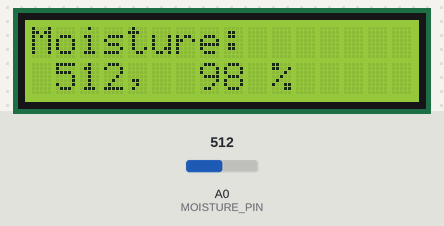
The sketch below on a simulated Arduino Uno, built with avr-gcc and run on an emulated ATmega328P. Shown: 16×2 character LCD. The inputs (shaded band) are chosen by the test bench; at power-on: A0 (MOISTURE_PIN) = 512. What the sketch prints to the serial monitor is not drawn.

Above: at 1.2 s.
1.3 s: A0 (MOISTURE_PIN) set to 496
At 5.8 s:
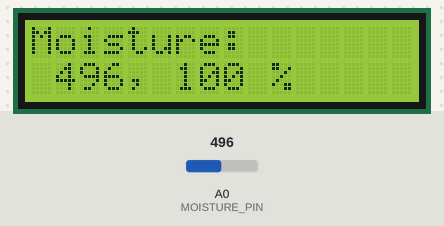
7.3 s: A0 (MOISTURE_PIN) set to 877
At 10.9 s:
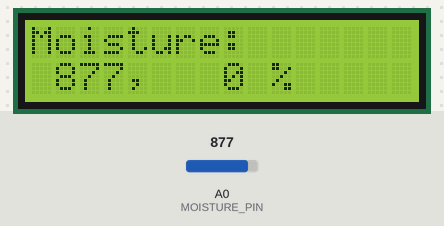
13.3 s: A0 (MOISTURE_PIN) set to 1023
At 16.0 s:
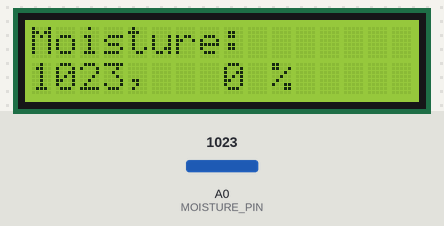
19.3 s: A0 (MOISTURE_PIN) set to 0
At 21.1 s:
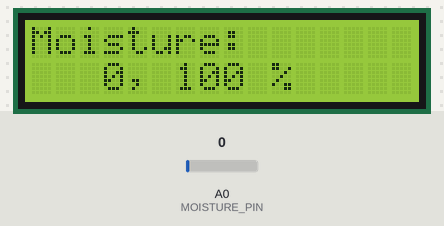
Timing chart, 0 to 22.6 s (numbered marks = the images above; inputs shaded):
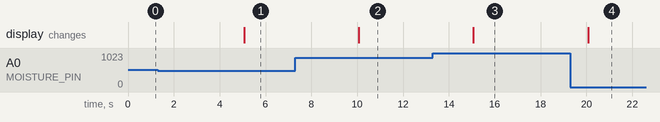

The sketch:

moisture_lcd_etalon.ino
```cpp
#include <LiquidCrystal.h>

////////////////////////////////
// Hardware parmeters

// Pins used by your LCD screen
const int RS = 1, EN = 2, D4 = 3, D5 = 4, D6 = 5, D7 = 6;
// Other arduino pins used
const int MOISTURE_PIN = A0;
// LCD screen contrast
const int CONTRAST_PIN = 0;
const int CONTRAST = 20;

////////////////////////////////
// Software parameters

// MAX_DRY and MAX_WET: moisture sensor calibration. Check the measures given
// by your sensor whith completely wet and fully dry soils
const int MAX_WET = 506;
const int MAX_DRY = 867;

/// The LCD display
LiquidCrystal lcd(RS, EN, D4, D5, D6, D7);

/**
 * Measure the moisture level, write the result on the LCD screen and post the
 * result to the Web service
 * @result int, the measured moisture percent
 */
int measure() {
  int val = analogRead(MOISTURE_PIN);  // read the input pin
  int percent = constrain(map(val, MAX_DRY, MAX_WET,0, 100) , 0, 100);
  lcd.setCursor(0, 1);
  char buffer[10];
  sprintf (buffer, "%4d, %3d %%", val, percent);

  Serial.println(buffer);
  lcd.print(buffer);
  return percent;
}

/**
 * Set up the pump relay, prepare the LCD screen and connect to WiFi
 */
void setup() {
  pinMode(CONTRAST_PIN, OUTPUT);
  analogWrite(CONTRAST_PIN, CONTRAST);
  Serial.begin(9600);
  // set up the LCD's number of columns and rows:
  lcd.begin(16, 2);
  // Print a message to the LCD.
  lcd.print("Moisture:");
  Serial.println("");
}

void loop() {
  // measure moisture level and send result
  int percent = measure();

  delay(5000);
}
```

Measured:
- after the input at 1.3 s, the display: changes after 3.8 s (image 1)
- after the input at 7.3 s, the display: changes after 2.8 s (image 2)
- after the input at 13.3 s, the display: changes after 1.8 s (image 3)
- after the input at 19.3 s, the display: changes after 0.77 s (image 4)
